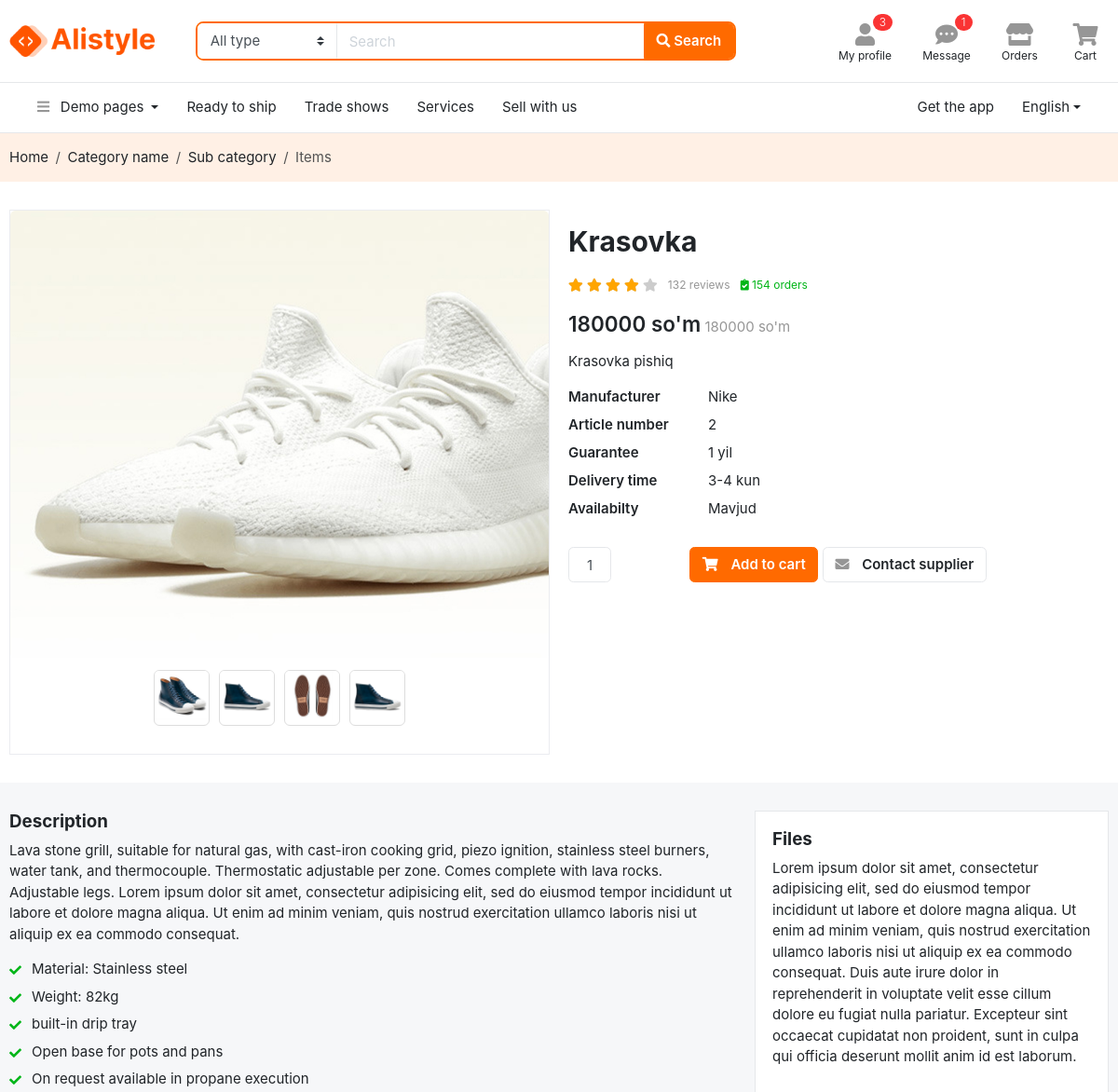
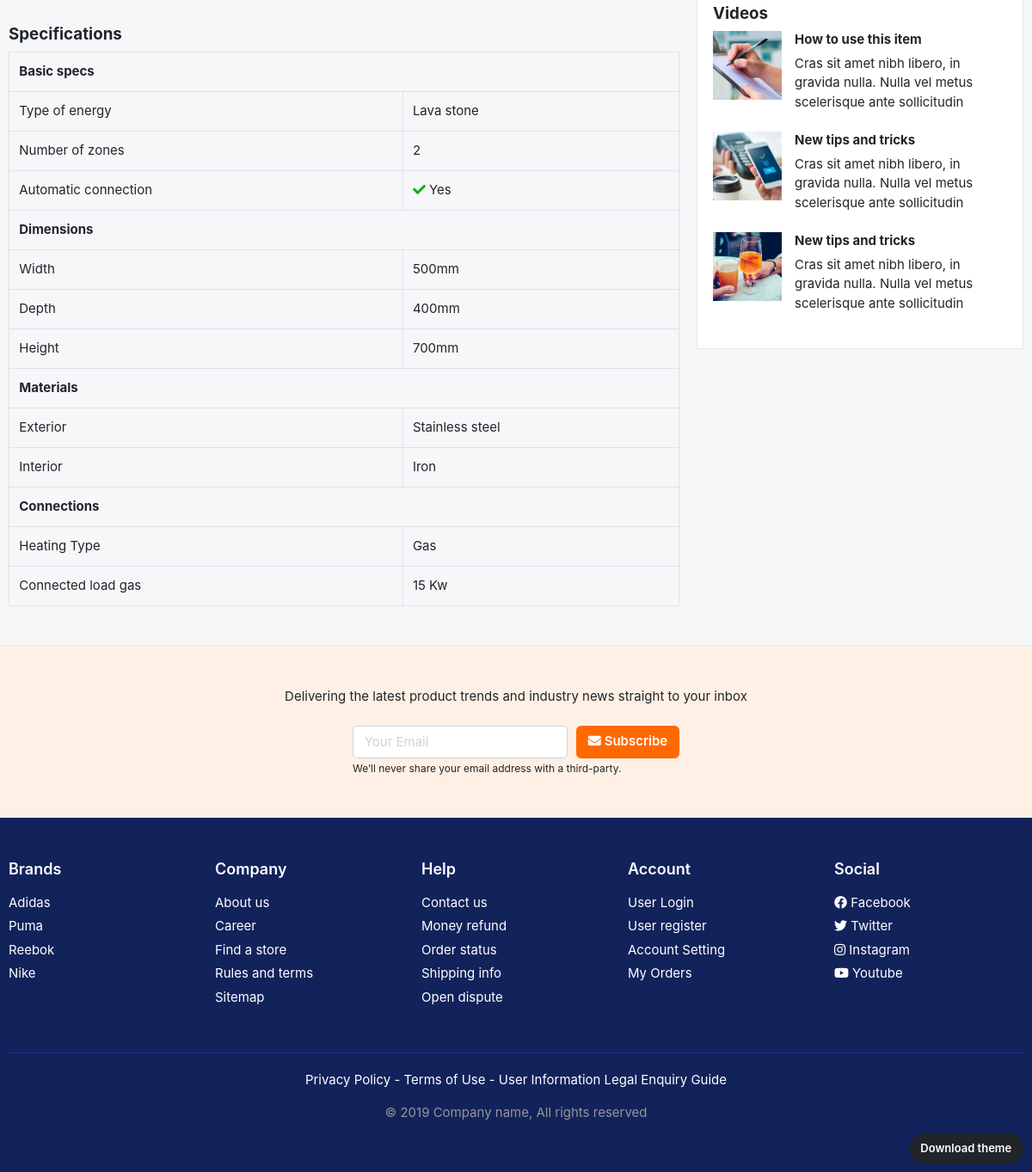
/home/mahsulot/2/ (signed in), run on the app's committed database (2 pictures, top to bottom).
### mainapp/models.py (models this page shows, shortened)
class Mahsulot(models.Model):
    nom = models.CharField(max_length=30)
    rasm = models.FileField(upload_to='mahsulot')
    batafsil=models.TextField()
    brend=models.CharField(max_length=30)
    kafolat=models.CharField(max_length=30,blank=True)
    mavjud=models.BooleanField(default=True)
    yetkazish=models.CharField(max_length=15,blank=True)
    mamlakat=models.CharField(max_length=30,default="O'zbekiston")
    ichki=models.ForeignKey(Ichki,on_delete=models.CASCADE,related_name="mahsulotlar")
    narx=models.PositiveIntegerField()
    aksiya=models.PositiveSmallIntegerField(default=0)

### mainapp/views.py (the view)
# urls.py: path("mahsulot/<int:pk>/",MahsulotView.as_view(),name="mahsulot"),
class MahsulotView(View):
    def get(self,request,pk):
        if request.user.is_authenticated:
            m=Mahsulot.objects.get(id=pk)
            return render(request,"page-detail-product.html",{"mahsulot":m})
        else:
            return redirect("login")

### templates/page-detail-product.html (shortened to what this page needs)
<!DOCTYPE HTML>
<html lang="en">
<head>
    {% load static %}
<link href="{% static 'css/bootstrap.css' %}" rel="stylesheet" type="text/css"/>
<link href="{% static 'fonts/fontawesome/css/all.min.css' %}" type="text/css" rel="stylesheet">
<link href="{% static 'css/ui.css' %}" rel="stylesheet" type="text/css"/>
<link href="{% static 'css/responsive.css' %}" rel="stylesheet" type="text/css" />
</head>
<body>
<a href="http://bootstrap-ecommerce.com/page-themes.html" class="btn btn-dark rounded-pill" style="font-size:13px; z-index:100; position: fixed; bottom:10px; right:10px;">Download theme</a>
<header class="section-header">
<section class="header-main border-bottom">
  <div class="container">
    <div class="row align-items-center">
      <div class="col-xl-2 col-lg-3 col-md-12">
        <a href="http://bootstrap-ecommerce.com" class="brand-wrap">
          <img class="logo" src="images/logo.png">
        </a>
      </div>
      <div class="col-xl-6 col-lg-5 col-md-6">
        <form action="#" class="search-header">
          <div class="input-group w-100">
            <select class="custom-select border-right"  name="category_name">
                <option value="">All type</option><option value="codex">Special</option>
            </select>
              <input type="text" class="form-control" placeholder="Search">
              <div class="input-group-append">
                <button class="btn btn-primary" type="submit">
                  <i class="fa fa-search"></i> Search
                </button>
              </div>
            </div>
        </form>
      </div>
      <div class="col-xl-4 col-lg-4 col-md-6">
        <div class="widgets-wrap float-md-right">
          <div class="widget-header mr-3">
            <a href="#" class="widget-view">
              <div class="icon-area">
                <i class="fa fa-user"></i>
                <span class="notify">3</span>
              </div>
              <small class="text"> My profile </small>
            </a>
          </div>
          <div class="widget-header mr-3">
            <a href="#" class="widget-view">
              <div class="icon-area">
                <i class="fa fa-comment-dots"></i>
                <span class="notify">1</span>
              </div>
              <small class="text"> Message </small>
            </a>
          </div>
          <div class="widget-header mr-3">
            <a href="#" class="widget-view">
              <div class="icon-area">
                <i class="fa fa-store"></i>
              </div>
              <small class="text"> Orders </small>
            </a>
          </div>
          <div class="widget-header">
            <a href="#" class="widget-view">
              <div class="icon-area">
                <i class="fa fa-shopping-cart"></i>
              </div>
              <small class="text"> Cart </small>
            </a>
          </div>
        </div>
      </div>
    </div>
  </div>
</section>
<nav class="navbar navbar-main navbar-expand-lg border-bottom">
  <div class="container">
    <div class="collapse navbar-collapse" id="main_nav">
      <ul class="navbar-nav">
        <li class="nav-item dropdown">
          <a class="nav-link dropdown-toggle" data-toggle="dropdown" href="#"> <i class="fa fa-bars text-muted mr-2"></i> Demo pages </a>
        </li>
        <li class="nav-item">
           <a class="nav-link" href="#">Ready to ship</a>
        </li>
        <li class="nav-item">
          <a class="nav-link" href="#">Trade shows</a>
        </li>
        <li class="nav-item">
          <a class="nav-link" href="#">Services</a>
        </li>
        <li class="nav-item">
          <a class="nav-link" href="#">Sell with us</a>
        </li>
      </ul>
      <ul class="navbar-nav ml-md-auto">
          <li class="nav-item">
            <a class="nav-link" href="#">Get the app</a>
          </li>
        <li class="nav-item dropdown">
          <a class="nav-link dropdown-toggle" href="http://example.com" data-toggle="dropdown">English</a>
        </li>
     </ul>
    </div>
  </div>
</nav>
</header>
<section class="py-3 bg-light">
  <div class="container">
    <ol class="breadcrumb">
        <li class="breadcrumb-item"><a href="#">Home</a></li>
        <li class="breadcrumb-item"><a href="#">Category name</a></li>
        <li class="breadcrumb-item"><a href="#">Sub category</a></li>
        <li class="breadcrumb-item active" aria-current="page">Items</li>
    </ol>
  </div>
</section>
<section class="section-content bg-white padding-y">
<div class="container">
	<div class="row">
		<aside class="col-md-6">
<div class="card">
<article class="gallery-wrap">
	<div class="img-big-wrap">
	  <div> <a href="#"><img src="{{mahsulot.rasm.url}}"></a></div>
	</div>
	<div class="thumbs-wrap">
	  <a href="#" class="item-thumb"> <img src="images/items/15.jpg"></a>
	  <a href="#" class="item-thumb"> <img src="images/items/15-1.jpg"></a>
	  <a href="#" class="item-thumb"> <img src="images/items/15-2.jpg"></a>
	  <a href="#" class="item-thumb"> <img src="images/items/15-1.jpg"></a>
	</div>
</article>
</div>
		</aside>
		<main class="col-md-6">
<article class="product-info-aside">
<h2 class="title mt-3">{{mahsulot.nom}}</h2>
<div class="rating-wrap my-3">
	<ul class="rating-stars">
		<li style="width:80%" class="stars-active">
			<i class="fa fa-star"></i> <i class="fa fa-star"></i>
			<i class="fa fa-star"></i> <i class="fa fa-star"></i>
		</li>
		<li>
			<i class="fa fa-star"></i> <i class="fa fa-star"></i>
			<i class="fa fa-star"></i> <i class="fa fa-star"></i>
			<i class="fa fa-star"></i>
		</li>
	</ul>
	<small class="label-rating text-muted">132 reviews</small>
	<small class="label-rating text-success"> <i class="fa fa-clipboard-check"></i> 154 orders </small>
</div>
<div class="mb-3">
	<var class="price h4">{{mahsulot.narx}} so'm</var>
	<span class="text-muted">{{mahsulot.narx}} so'm</span>
</div>
<p>{{mahsulot.batafsil}}</p>
<dl class="row">
  <dt class="col-sm-3">Manufacturer</dt>
  <dd class="col-sm-9"><a href="/home/mahsulotlar/{{mahsulot.id}}/">{{mahsulot.brend}}</a></dd>
  <dt class="col-sm-3">Article number</dt>
  <dd class="col-sm-9">{{mahsulot.id}}</dd>
  <dt class="col-sm-3">Guarantee</dt>
  <dd class="col-sm-9">{{mahsulot.kafolat}}</dd>
  <dt class="col-sm-3">Delivery time</dt>
  <dd class="col-sm-9">{{mahsulot.yetkazish}}</dd>
    <dt class="col-sm-3">Availabilty</dt>
    {% if mahsulot.mavjud == True %}
  <dd class="col-sm-9">Mavjud</dd>
    {% else %}
    <dd class="col-sm-9">Mavjud emas</dd>
    {% endif %}
</dl>
<form action="/buyurtma/savatqosh/{{mahsulot.id}}/" method="get">{% csrf_token %}
	<div class="form-row  mt-4">
		<div class="form-group col-md flex-grow-0">
			<div class="input-group mb-3 input-spinner">
			  <input type="text" class="form-control" value="1" name="soni">
			</div>
		</div>
		<div class="form-group col-md">
			<button class="btn  btn-primary" type="submit">
				<i class="fas fa-shopping-cart"></i> <span class="text">Add to cart</span>
			</button>
			<a href="#" class="btn btn-light">
        <i class="fas fa-envelope"></i> <span class="text">Contact supplier</span>
			</a>
		</div>
	</div>
</form>
</article>
		</main>
	</div>
</div>
</section>
<section class="section-name padding-y bg">
<div class="container">
<div class="row">
	<div class="col-md-8">
		<h5 class="title-description">Description</h5>
		<p>
			Lava stone grill, suitable for natural gas, with cast-iron cooking grid, piezo ignition, stainless steel burners, water tank, and thermocouple. Thermostatic adjustable per zone. Comes complete with lava rocks. Adjustable legs. Lorem ipsum dolor sit amet, consectetur adipisicing elit, sed do eiusmod
			tempor incididunt ut labore et dolore magna aliqua. Ut enim ad minim veniam,
			quis nostrud exercitation ullamco laboris nisi ut aliquip ex ea commodo
			consequat.
		</p>
		<ul class="list-check">
		<li>Material: Stainless steel</li>
		<li>Weight: 82kg</li>
		<li>built-in drip tray</li>
		<li>Open base for pots and pans</li>
		<li>On request available in propane execution</li>
		</ul>
		<h5 class="title-description">Specifications</h5>
		<table class="table table-bordered">
			<tr> <th colspan="2">Basic specs</th> </tr>
			<tr> <td>Type of energy</td><td>Lava stone</td> </tr>
			<tr> <td>Number of zones</td><td>2</td> </tr>
			<tr> <td>Automatic connection	</td> <td> <i class="fa fa-check text-success"></i> Yes </td></tr>
			<tr> <th colspan="2">Dimensions</th> </tr>
			<tr> <td>Width</td><td>500mm</td> </tr>
			<tr> <td>Depth</td><td>400mm</td> </tr>
			<tr> <td>Height	</td><td>700mm</td> </tr>
			<tr> <th colspan="2">Materials</th> </tr>
			<tr> <td>Exterior</td><td>Stainless steel</td> </tr>
			<tr> <td>Interior</td><td>Iron</td> </tr>
			<tr> <th colspan="2">Connections</th> </tr>
			<tr> <td>Heating Type</td><td>Gas</td> </tr>
			<tr> <td>Connected load gas</td><td>15 Kw</td> </tr>
		</table>
	</div>
	<aside class="col-md-4">
		<div class="box">
		<h5 class="title-description">Files</h5>
			<p>
				Lorem ipsum dolor sit amet, consectetur adipisicing elit, sed do eiusmod
        tempor incididunt ut labore et dolore magna aliqua. Ut enim ad minim veniam,
        quis nostrud exercitation ullamco laboris nisi ut aliquip ex ea commodo
        consequat. Duis aute irure dolor in reprehenderit in voluptate velit esse
        cillum dolore eu fugiat nulla pariatur. Excepteur sint occaecat cupidatat non
        proident, sunt in culpa qui officia deserunt mollit anim id est laborum.
			</p>
    <h5 class="title-description">Videos</h5>
    <article class="media mb-3">
      <a href="#"><img class="img-sm mr-3" src="images/posts/3.jpg"></a>
      <div class="media-body">
        <h6 class="mt-0"><a href="#">How to use this item</a></h6>
        <p class="mb-2"> Cras sit amet nibh libero, in gravida nulla. Nulla vel metus scelerisque ante sollicitudin </p>
      </div>
    </article>
    <article class="media mb-3">
      <a href="#"><img class="img-sm mr-3" src="images/posts/2.jpg"></a>
      <div class="media-body">
        <h6 class="mt-0"><a href="#">New tips and tricks</a></h6>
        <p class="mb-2"> Cras sit amet nibh libero, in gravida nulla. Nulla vel metus scelerisque ante sollicitudin </p>
      </div>
    </article>
    <article class="media mb-3">
      <a href="#"><img class="img-sm mr-3" src="images/posts/1.jpg"></a>
      <div class="media-body">
        <h6 class="mt-0"><a href="#">New tips and tricks</a></h6>
        <p class="mb-2"> Cras sit amet nibh libero, in gravida nulla. Nulla vel metus scelerisque ante sollicitudin </p>
      </div>
    </article>
	</div>
	</aside>
</div>
</div>
</section>
<section class="padding-y-lg bg-light border-top">
<div class="container">
<p class="pb-2 text-center">Delivering the latest product trends and industry news straight to your inbox</p>
<div class="row justify-content-md-center">
  <div class="col-lg-4 col-sm-6">
<form class="form-row">
    <div class="col-8">
    <input class="form-control" placeholder="Your Email" type="email">
    </div>
    <div class="col-4">
    <button type="submit" class="btn btn-block btn-warning"> <i class="fa fa-envelope"></i> Subscribe </button>
    </div>
</form>
<small class="form-text">We’ll never share your email address with a third-party. </small>
  </div>
</div>
</div>
</section>
<footer class="section-footer bg-secondary">
  <div class="container">
    <section class="footer-top padding-y-lg text-white">
      <div class="row">
        <aside class="col-md col-6">
          <h6 class="title">Brands</h6>
          <ul class="list-unstyled">
            <li> <a href="#">Adidas</a></li>
            <li> <a href="#">Puma</a></li>
            <li> <a href="#">Reebok</a></li>
            <li> <a href="#">Nike</a></li>
          </ul>
        </aside>
        <aside class="col-md col-6">
          <h6 class="title">Company</h6>
          <ul class="list-unstyled">
            <li> <a href="#">About us</a></li>
            <li> <a href="#">Career</a></li>
            <li> <a href="#">Find a store</a></li>
            <li> <a href="#">Rules and terms</a></li>
            <li> <a href="#">Sitemap</a></li>
          </ul>
        </aside>
        <aside class="col-md col-6">
          <h6 class="title">Help</h6>
          <ul class="list-unstyled">
            <li> <a href="#">Contact us</a></li>
            <li> <a href="#">Money refund</a></li>
            <li> <a href="#">Order status</a></li>
            <li> <a href="#">Shipping info</a></li>
            <li> <a href="#">Open dispute</a></li>
          </ul>
        </aside>
        <aside class="col-md col-6">
          <h6 class="title">Account</h6>
          <ul class="list-unstyled">
            <li> <a href="#"> User Login </a></li>
            <li> <a href="#"> User register </a></li>
            <li> <a href="#"> Account Setting </a></li>
            <li> <a href="#"> My Orders </a></li>
          </ul>
        </aside>
        <aside class="col-md">
          <h6 class="title">Social</h6>
          <ul class="list-unstyled">
            <li><a href="#"> <i class="fab fa-facebook"></i> Facebook </a></li>
            <li><a href="#"> <i class="fab fa-twitter"></i> Twitter </a></li>
            <li><a href="#"> <i class="fab fa-instagram"></i> Instagram </a></li>
            <li><a href="#"> <i class="fab fa-youtube"></i> Youtube </a></li>
          </ul>
        </aside>
      </div>
    </section>
    <section class="footer-bottom text-center">
        <p class="text-white">Privacy Policy - Terms of Use - User Information Legal Enquiry Guide</p>
        <p class="text-muted"> &copy 2019 Company name, All rights reserved </p>
        <br>
    </section>
  </div>
</footer>
</body>
</html>

### data on the page
Mahsulot: rasm (picture), nom "Krasovka", narx "180000", batafsil "Krasovka pishiq", brend "Nike", id "2", kafolat "1 yil", yetkazish "3-4 kun"
